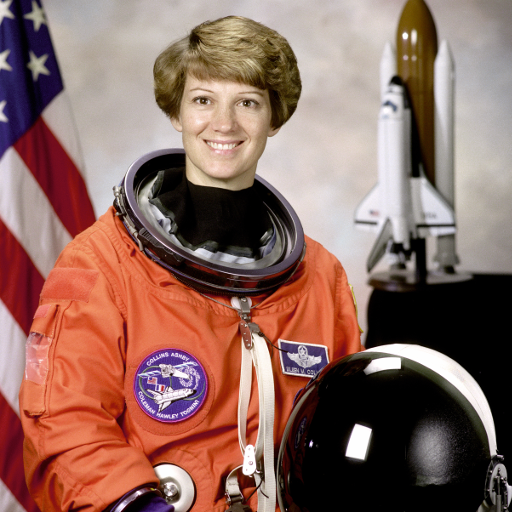
#> input picture skimage.data.astronaut(), 512 x 512 px
$ jupyter execute --allow-errors HOG.ipynb
#> lines starting #> are read from the running program, lines starting #| are printed output that depends on the picture
*Nombre de Grupos*: Grupo 1

*Integrantes*:

- Cevasco, Jorge
- Padilla, Ramiro
- Ranieri, Martina

# **Laboratorio 1: Histogram of Oriented Gradients (HOG)**

El descriptor **HOG (Histogram of Oriented Gradients)** es una técnica ampliamente utilizada en visión por computadora para la **detección de objetos**. Captura la estructura o forma de los objetos a través de la distribución de gradientes de intensidad.

## **¿Qué es HOG?**

La idea principal de HOG es que la **apariencia local** y la **forma** de los objetos pueden describirse bien mediante la distribución de **gradientes** (cambios de intensidad) u **orientaciones de borde**.

[cell 1]
from skimage import data, color
from skimage.feature import hog
from skimage import exposure
import matplotlib.pyplot as plt

# Cargar imagen de ejemplo en escala de grises
image = color.rgb2gray(data.astronaut())
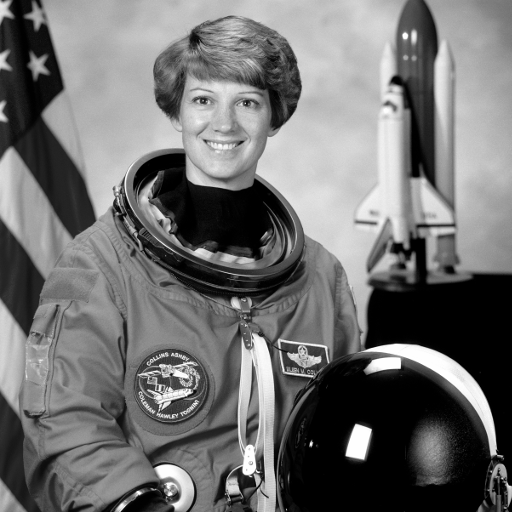
#> image: shape (512, 512) float64; min 0, max 1, mean 0.442

# Calcular HOG y su visualización
# Usameremos 9 orientaciones, celdas de 8x8 y bloques de 2x2 celdas para la
# normalizacion L2-Hys.
features, hog_image = hog(image,
                          orientations=9,
                          pixels_per_cell=(8, 8),
                          cells_per_block=(2, 2),
                          block_norm='L2-Hys',
                          visualize=True)
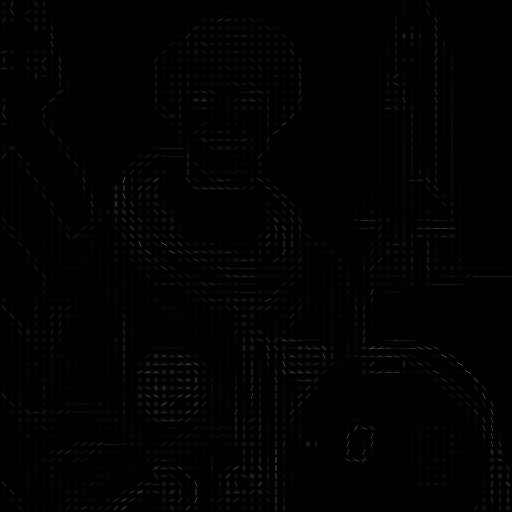
#> hog_image: shape (512, 512) float64; min 0, max 0.36, mean 0.00636

fig, axs = plt.subplots(1, 2, figsize=(10, 4))

axs[0].imshow(image, cmap='gray')
axs[0].set_title('Imagen original')
axs[0].axis('off')

axs[1].imshow(hog_image, cmap='gray')
axs[1].set_title('Visualización HOG')
axs[1].axis('off')

fig.tight_layout()
plt.show()

[cell 2]
print(f'Vector de características HOG: {features.shape}')
#| Vector de características HOG: (142884,)
print(features)
#> (printed output is left out)

## ¿Por qué no usar una distribución global?

Una distribución global pierde toda la información espacial. Dos imágenes con estructuras muy distintas pueden tener la misma distribución de bordes global.

## **Pasos generales**:

1. **Preprocesamiento**: Normalización de la imagen (por ejemplo, conversión a escala de grises).
2. **Cálculo de gradientes**: Se usa Sobel o alguna máscara similar.
3. **Celdas**: Dividimos la imagen en pequeñas celdas (por ejemplo, 8x8 píxeles).
4. **Histogramas**: Para cada celda, computamos un histograma de direcciones de gradiente.
5. **Bloques**: Agrupamos celdas en bloques más grandes (por ejemplo, 2x2 celdas), y normalizamos.
6. **Vector final**: Concatenamos todos los histogramas normalizados.

## ***Ejercicio Implementacion: Implementación de HOG***

> Utilizaremos imágenes en escala de grises de tamaño fijo **80x120** píxeles. Para ello, seleccionaremos un recorte o reescalaremos imágenes previamente cargadas.

### **Paso 1: Cargar y preparar la imagen**

> Usaremos la imagen de **Chelsea** (un gato) como ejemplo durante el ejercico. Primero la cargaremos, la pasaremos a escala de grises, y luego la transformaremos a dimensiones **(80, 120)**.

[cell 3]
from skimage import data, color, transform
import matplotlib.pyplot as plt

# Cargar imagen RGB y convertir a escala de grises
image = data.chelsea()  # imagen de un gato
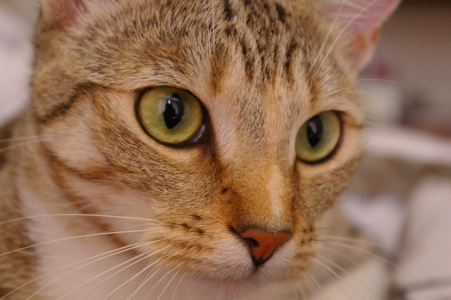
#> input picture skimage.data.chelsea(), 451 x 300 px
#> image is the input picture: shape (300, 451, 3); mean R, G, B 147.7, 111.4, 86.8
gray = color.rgb2gray(image)

# Reescalar a tamaño fijo (80x120)
resized = transform.resize(gray, (80, 120), anti_aliasing=True)
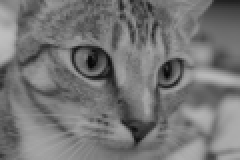
#> resized: shape (80, 120) float64 (shown 2 times larger); min 0.0254, max 0.749, mean 0.46

fig, ax = plt.subplots()
ax.imshow(resized, cmap='gray')
ax.set_title('Imagen 80x120')
ax.axis('off')
plt.show()

### **Paso 2: Calcular los gradientes**

***Ejercicio:*** Implementar el cálculo de gradientes en x e y usando filtros Sobel

> Aplicar los filtros de Sobel para calcular los gradientes en las direcciones horizontal (Gx) y vertical (Gy). Obtener Magnitur y orientacion

[cell 4]
import numpy as np
from scipy import ndimage
from skimage.filters import sobel_h, sobel_v

# Calcular gradientes
Gx = sobel_v(resized)
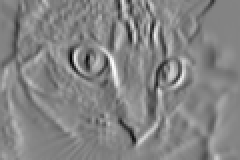
#> Gx: shape (80, 120) float64 (shown 2 times larger); min -0.44, max 0.407, mean 0.000255; drawn with min black and max white
Gy = sobel_h(resized)
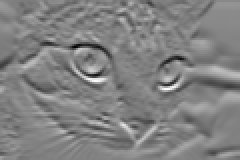
#> Gy: shape (80, 120) float64 (shown 2 times larger); min -0.442, max 0.433, mean 0.00301; drawn with min black and max white

# Magnitud y ángulo
magnitude = np.hypot(Gx, Gy)
magnitude = np.clip(magnitude, 0, 1)

orientation = np.arctan2(Gy, Gx)
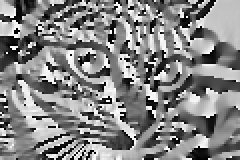
#> orientation: shape (80, 120) float64 (shown 2 times larger); min -3.14, max 3.14, mean 0.129; drawn with min black and max white

# convertimos los ángulos en [0,180)
orientation = orientation * (180 / np.pi) % 180
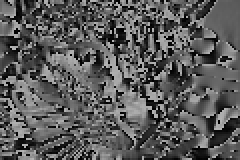
#> orientation: shape (80, 120) float64 (shown 2 times larger); min 0.000738, max 180, mean 90.6

# Umbral para magnitud
TREHOLD = 0.1

# Máscara: mantener solo orientaciones con magnitud suficiente
# SOLO PARA FINES VISUALES
orientation_masked = np.where(magnitude > TREHOLD, orientation, np.nan)

hsv_cmap = plt.get_cmap('hsv').copy()
hsv_cmap.set_bad(color='black')

fig, axs = plt.subplots(1, 3, figsize=(10, 4))

# Mostrar magnitud y orientación
axs[0].imshow(magnitude, cmap='gray')
axs[0].set_title('Magnitud del gradiente')
axs[0].axis('off')

axs[1].imshow(orientation, cmap='hsv')
axs[1].set_title('Orientación del gradiente')
axs[1].axis('off')

axs[2].imshow(orientation_masked, cmap=hsv_cmap)
axs[2].set_title(f'Orientacion (solo > {TREHOLD})')
axs[2].axis('off')

plt.tight_layout()
plt.show()

### **Paso 3: Construir histogramas de orientación**

**Ejercicio:** Dividir la imagen en celdas y calcular histogramas de orientación

> Dividir la imagen en celdas de 8x8 píxeles y calcular un histograma de 9 bins para las orientaciones, realizar la votacion por la magnitud del gradiente.

[cell 5]
# Dado la magnitud y orientacion de cada pixel, el tamaño de las celdas y la cantidad
# de orientaciones, calcula el histograma de orientacion para cada celda.

def computarHistogramaDeCeldas(magnitud, orientacion, cell_size=8, orentacion_bins=9):

  # Podemos suponer que las dimensiones de la imagen sera multiplo de las
  # dimensiones de la celdas.

  # Dividimos la imagen en celdas
#> called with cell_size = 8, orentacion_bins = 9
  height, width = magnitud.shape
#> height = 80; width = 120
  n_cells_y = height // cell_size
#> n_cells_y = 10
  n_cells_x = width // cell_size
#> n_cells_x = 15

  # Creamos un histograma vacio
  histograms = np.zeros((n_cells_y, n_cells_x, orentacion_bins))

  # Calculamos el ancho de los bind de angulos
  bin_width = 180 // orentacion_bins

  # Calculamos el histograma de cada celda
  for i in range(n_cells_y):
    for j in range(n_cells_x):

      # Calculamos que pixeles formaran parte de la celda
      celda_pixeles_r =(i*cell_size, (i+1)*cell_size)
      celda_pixeles_c =(j*cell_size, (j+1)*cell_size)

      mag_block = magnitud[celda_pixeles_r[0] : celda_pixeles_r[1], celda_pixeles_c[0] : celda_pixeles_c[1]]
      ang_block = orientacion[celda_pixeles_r[0] : celda_pixeles_r[1], celda_pixeles_c[0] : celda_pixeles_c[1]]

      hist = np.zeros(orentacion_bins)

      # COMPLETAR...
        # Por cada pixel de la celda, encontramos su bin correspondiente y
        # agregamos su magnitud al histograma
      for y in range(cell_size):
        for x in range(cell_size):
          mag = mag_block[y,x]
          ang = ang_block[y,x] % 180

          pos_menor = int(np.floor(ang // bin_width))
          ang_menor = ang - (ang % bin_width)


          pos_mayor = (pos_menor + 1) % orentacion_bins

          dif = (ang - ang_menor) / bin_width

          hist[pos_menor] += mag * (1-dif)
          hist[pos_mayor] += mag * dif
          # [9 lines of commented-out code are left out]


      histograms[i, j] = hist


  return histograms

cell_histograms = computarHistogramaDeCeldas(magnitude, orientation)
print("Forma del array de histogramas por celda:", cell_histograms.shape)
#| Forma del array de histogramas por celda: (10, 15, 9)

#### Visualizar HOG
> Podemos representar la orientación dominante de cada celda con una línea cuya longitud esté ponderada por la magnitud acumulada en esa dirección.

[cell 6]
from skimage import draw

def visualize_hog_field(cell_histograms, cell_size=8, bins=9, scale=0.4):

#> called with cell_histograms = array of shape (10, 15, 9), cell_size = 8, bins = 9, scale = 0.4
  n_cells_row, n_cells_col, _ = cell_histograms.shape
#> n_cells_row = 10; n_cells_col = 15

  s_row = n_cells_row * cell_size
#> s_row = 80
  s_col = n_cells_col * cell_size
#> s_col = 120

  hog_image = np.zeros((s_row, s_col), dtype=np.float32)

  # Parámetros de dibujo
  c_row, c_col = cell_size, cell_size
  radius = cell_size // 2 - 1
  orientations_arr = np.arange(bins)
  orientation_bin_midpoints = np.pi * (orientations_arr + 0.5) / 9

  dr_arr = radius * np.sin(orientation_bin_midpoints)
  dc_arr = radius * np.cos(orientation_bin_midpoints)

  # Dibujar líneas por celda y bin
  for r in range(n_cells_row):
    for c in range(n_cells_col):
      for o, dr, dc in zip(orientations_arr, dr_arr, dc_arr):
        center_r = r * c_row + c_row // 2
        center_c = c * c_col + c_col // 2
        rr, cc = draw.line(
            int(center_r - dc),
            int(center_c + dr),
            int(center_r + dc),
            int(center_c - dr)
        )

        # Acumular intensidad del bin en esa celda
        hog_image[rr, cc] += cell_histograms[r, c, o]
#> hog_image: shape (80, 120) float32

  # Normalizar para visualización
  hog_image /= hog_image.max()

  return hog_image

#### Comparacion Con Scikit Image

[cell 7]
hogImage = visualize_hog_field(cell_histograms, cell_size=8, bins=9)

_, hogimageScikit = hog(resized,
                          orientations=9,
                          pixels_per_cell=(8, 8),
                          cells_per_block=(2, 2),
                          block_norm='L2-Hys',
                          visualize=True)
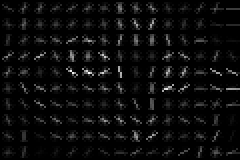
#> hogimageScikit: shape (80, 120) float64 (shown 2 times larger); min 0, max 0.175, mean 0.00806; drawn with min black and max white

fig, ax = plt.subplots(1,3,figsize=(10, 4))

ax[0].imshow(resized, cmap='gray')
ax[0].set_title('Imagen original')
ax[0].axis('off')

ax[1].set_facecolor('black')
ax[1].imshow(hogImage, cmap='gray')
ax[1].set_title('HOG')
ax[1].axis('off')

ax[2].imshow(hogimageScikit, cmap='gray')
ax[2].set_title('HOG Scikit')
ax[2].axis('off')

fig.tight_layout()
plt.show()

### **Paso 4: Normalización por bloques**

**Ejercicio**: Normalizar los histogramas por bloques 2x2 celdas

> Aplicar normalización L2 sobre bloques de 2x2 celdas contiguas para obtener invariancia a iluminación y contraste.

[cell 8]
def normalizarBloques(cell_histograms, block_size=2):

#> called with cell_histograms = array of shape (10, 15, 9), block_size = 2
  n_cells_y, n_cells_x, bins = cell_histograms.shape
#> n_cells_y = 10; n_cells_x = 15; bins = 9

  n_blocks_y = n_cells_y - block_size + 1
#> n_blocks_y = 9
  n_blocks_x = n_cells_x - block_size + 1
#> n_blocks_x = 14

  features = []

  # Por cada uno de los bloques, encontramos sus celdas y normalizamos
  for i in range(n_blocks_y):
    for j in range(n_blocks_x):
      # Encontramos su celda y las concatenamos
      block = cell_histograms[i:i+block_size, j:j+block_size].ravel()
      # COMPLETAR...rest
        # Calcular la norma del vector con los histogramas del bloque
      norma = np.linalg.norm(block)
      if norma==0:
        norma = 1
        # Normalizar el vector por esta norma
      block /= norma
        # Lo agregamos al vector de features de la imagen
      features.append(block)
#> after the loop, features = 126 items

  return np.concatenate(features)

hog_features = normalizarBloques(cell_histograms)
#> hog_features = 4536 values, max 0.8 at index 1976, min 0 at index 444, mean 0.116

print("Tamaño del vector HOG final:", hog_features.shape)
#| Tamaño del vector HOG final: (4536,)

---

## **Detector de Peatones con HOG + SVM**

Con HOG ya implementado, ahora lo utilizaran para crear un detector de peatones en imagenes. Para esto necesitaran entrenar una SVM con los descriptores de HOG para poder clasificar secciones de una imagen entre si contienen un peaton o no lo hacen. Como dataset de entrenamiento utilizaran `INRIA Person Dataset` ya subido en el campus.

La implementacion estara fuertemente basada en el siguiente paper: [**Histograms of Oriented Gradients for Human Detection**](https://lear.inrialpes.fr/people/triggs/pubs/Dalal-cvpr05.pdf)

### **SVM**

Un SVM (Support Vector Machine) es un clasificador supervisado que encuentra el mejor hiperplano que separa dos clases, es decir, el que obtenga la mayor distancia (margen) entre los puntos de categorias diferentes mas cercanos.

El hiperplano deberia cumplir:

- $x$ es de clase $ 1⇒ w^Tx+b ≥ 1$

- $x$ es de clase $ 0⇒ w^Tx+b ≤ 0$

donde $w$ es el vector normal al hiperplano y b su offset.

Para predecir en nuevas entradas haremos:

- $w^Tx+b > 0 ⇒ $ $x$ es de clase 1

- $w^Tx+b < 0 ⇒ $ $x$ es de clase 0

Aunque no este en el scope de la materia, pueden encontrar mas informacion sobre svm en: [Support Vector Machines, Main Ideas](https://www.youtube.com/watch?v=efR1C6CvhmE) y [Understanding the mathematics behind Support Vector Machines](https://shuzhanfan.github.io/2018/05/understanding-mathematics-behind-support-vector-machines/)

[cell 9]
from sklearn.svm import SVC
from sklearn.datasets import make_blobs

# Generamos datos sintéticos: dos clases separables
X, y = make_blobs(n_samples=100, centers=2, random_state=6)

# Creamos un clasificador SVM lineal
# El kernel es la forma en la que transformaremos los datos de entrada
# para hacer posible el separarlos con un hiperplano.
# Por ser el computacionalmente mas barato, en este trabajo usaremos el kernel lineal.
clf = SVC(kernel='linear')

# Entrenamos el categorizador, X siendo los datos de entrada y Y el vector con
# la categorias correspondientes (0, 1)
clf.fit(X, y)

# Visualizamos los datos
plt.figure(figsize=(8, 6))
plt.scatter(X[:, 0], X[:, 1], c=y, cmap='coolwarm', s=30, edgecolors='k')

# Dibujamos la línea de decisión, el hiperplano
# si el producto punto entre el vector de entrada y el hiperplano es mayora a 1,
# entonces sera categoria 1. Si el producto en menor a -1, sera categoria 0.
ax = plt.gca()
xlim = ax.get_xlim()
ylim = ax.get_ylim()

# Crear malla para graficar la recta de decisión
xx = np.linspace(xlim[0], xlim[1], 30)
w = clf.coef_[0] # Vector normal
b = clf.intercept_[0] # offset
yy = -(w[0] * xx + b) / w[1]

# Dibujar márgenes
margin = 1 / np.sqrt(np.sum(clf.coef_ ** 2))
yy_plus = yy + margin
yy_minus = yy - margin

plt.plot(xx, yy, 'k-')
plt.plot(xx, yy_plus, 'k--')
plt.plot(xx, yy_minus, 'k--')

# Dibujar los vectores de soporte
plt.scatter(clf.support_vectors_[:, 0], clf.support_vectors_[:, 1],
            s=100, linewidth=1, facecolors='none', edgecolors='k')

plt.title("SVM con kernel lineal")
plt.xlabel("X1")
plt.ylabel("X2")
plt.grid(True)
plt.show()
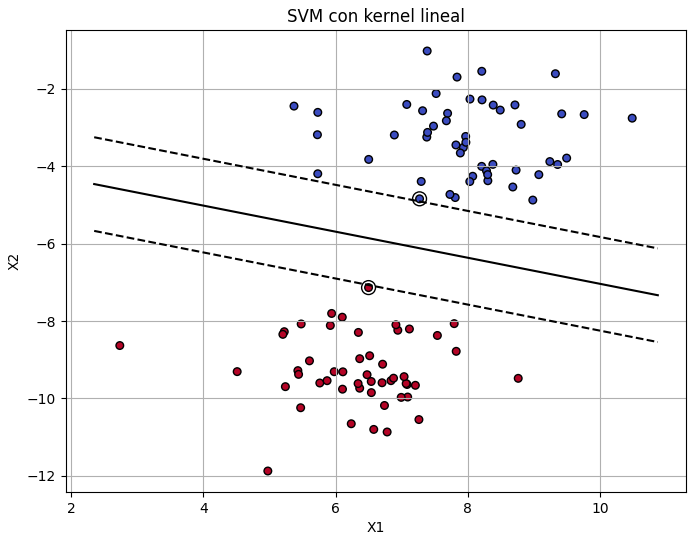
#> figure drawn by matplotlib, 1 panel; curve peaks at x = 2.35, y = -4.46; curve peaks at x = 2.35, y = -3.25; curve peaks at x = 2.35, y = -5.67

[cell 10]
new_point = np.array([[3, 5]])

# Hacer predicción
pred = clf.predict(new_point)[0]
print(f"El modelo predice la clase: {pred}")

---

### ***Ejercicio***: Recolectar los descriptores de HOG y utilizarlos para entrenar una SVM

[cell 11]
import os
import numpy as nprest
from skimage import io, color
from skimage.feature import hog

def read_filenames(pos_img_dir, neg_img_dir):
    """
    Lee los nombres de archivos de las carpetas de imágenes positivas y negativas.
    """
    f_pos = sorted([f for f in os.listdir(pos_img_dir) if f.lower().endswith(('.png', '.jpg', '.jpeg'))])
    f_neg = sorted([f for f in os.listdir(neg_img_dir) if f.lower().endswith(('.png', '.jpg', '.jpeg'))])
    return f_pos, f_neg

[cell 12]
# [19 lines left out: functions crop_centre, ten_random_windows, not called in this run]

Funciones auxiliares implementadas por nosotros:

[cell 13]
from sklearn.utils import shuffle
from sklearn import svm
import joblib

# [21 lines left out: functions obtener_mag_y_orientacion, aplicar_hog, not called in this run]

[cell 14]
# [45 lines left out: function read_images, not called in this run]

### Entrenamiento

[cell 15]
# Leemos los archivos de test
from google.colab import drive
drive.mount('/content/drive')

[cell 16]
#pos_img_dir = 'ruta/a/positivos'
pos_img_dir = '/content/drive/MyDrive/ElemReconVisual/TP1/pos'
#neg_img_dir = 'ruta/a/negativos'
neg_img_dir = '/content/drive/MyDrive/ElemReconVisual/TP1/neg'

# Leer archivos
#> (the rest of this cell did not finish here and is left out)

### ***Ejercicio Final***: Utilizar el SVM entrenado para detectar peatones en una imagen y analizar los resultados:

**Procedimiento**: Recorran la imagenees en ventanas de 80x120 y verifiquen si contiene o no un peaton utilizando su predictor, dibujen un rectangulo sobre las secciones que si contengan uno.

Luego responda las siguientes **preguntas**, muestren ejemplos y justifiquen mostrando el propio funcionamiento de su detector si es necesario:

- ¿Qué tan bien funciona su detector?

 - ¿Detecta correctamente la mayoría de los peatones en diferentes imágenes?

 - ¿Cuáles son los principales errores que observan: falsos positivos o falsos negativos?

 - ¿En qué tipo de imágenes (simples vs complejas) se comporta mejor?

- ¿Qué podrían mejorar y cómo lo harían?

  - ¿Ajustarían algún parámetro de HOG? ¿Del clasificador SVM?

  - ¿Agregarían más datos de entrenamiento? ¿Qué tipo de datos?

  - ¿Implementarían técnicas de preprocesamiento o postprocesamiento adicionales?

- ¿Por qué creen que HOG funciona para detección de personas?

    - ¿Qué aspectos de una persona típica (cuerpo, contorno, forma) captura bien el descriptor HOG?

    - ¿Cómo influyen las orientaciones y los bordes en la robustez de la descripción?

- ¿En qué tipo de imágenes creen que el detector tiene peor rendimiento?

  - ¿Escenarios con mucha textura o ruido?

  - ¿Sombras, iluminaciones extremas o fondos confusos?

  - ¿Personas en poses no verticales o parcialmente visibles?

- ¿Cómo podrían hacerlo más robusto a cambios de escala?

  - ¿Qué estrategias implementaron para detectar personas más pequeñas o grandes?

  - ¿Qué otras alternativas conocen o podrían investigar (por ejemplo, pirámides de imagen o multiscale HOG)?

- ¿Qué otros tipos de variaciones podrían afectar el desempeño?

  - ¿Cambios de iluminación, oclusiones, rotaciones leves?

  - ¿Cómo podrían minimizar esos efectos?

- Comparación crítica

  - Si conocen redes neuronales (CNN), ¿cómo creen que este enfoque tradicional se compara con un detector moderno basado en aprendizaje profundo?

[cell 17]
import matplotlib.pyplot as plt
from skimage import io, color
import matplotlib.patches as patches
import joblib

window_size = (120, 80)  # Dimensiones de la ventana
step_size = 20           # De a cuanto desplazo la ventana

# [23 lines left out: function detectar_peatones, not called in this run]

[cell 18]
# [10 lines left out: function mostrar_detecciones, not called in this run]

#> (a cell that did not finish here is left out)

[cell 20]
# Muestro todas las detecciones en las imagenes bajo la carpeta "pruebas"

folder_path = "/content/pruebas"

#> (the rest of this cell did not finish here and is left out)
